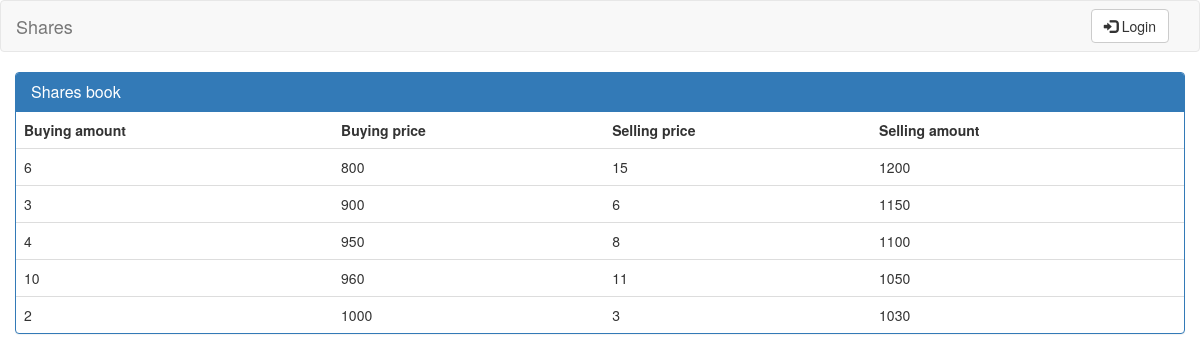
Before: / with the older database file.
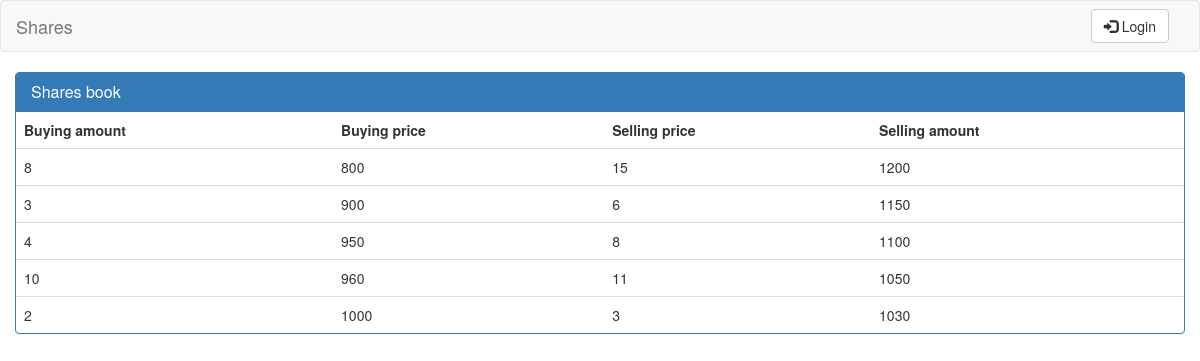
After: the same page with the newer database file.
### tables this page shows
create table shares(	
    shares_type enum('buying', 'selling') not null,
    amount integer unsigned not null,
    price double unsigned not null,
	constraint shares_pk primary key (shares_type, price)
);

### functions.php (called while the page is built, shortened)
<?php
    function user_logged_in() {
        if (isset($_SESSION['231826_user'])) {
            return $_SESSION['231826_user'];
        } else {
            return false;
        }
    }
?>

### functions_database.php (called while the page is built, shortened)
<?php
    function connect_to_database() {
        $success = true;
        $connection = mysqli_connect(DB_HOST, DB_USER, DB_PASSWORD, DB_DATABASE);
        return $connection;
    }
    function get_shares($shares_type){
        $rows = Array();
        $connection = connect_to_database();
        if ($shares_type)
            if ( $shares_type == 'buying')
                $sql_statement = "select * from shares where shares_type = '$shares_type' and amount !=0 order by price";
            else
                $sql_statement = "select * from shares where shares_type = '$shares_type' and amount !=0 order by price desc";
        else
            $sql_statement = "select * from shares";
        try{
            if ( !($result = mysqli_query($connection, $sql_statement)) )
                throw new Exception("Problems while retrieving shares.");
        }catch (Exception $e){
            $success = false;
            $err_msg = $e->getMessage();
        }
        while ($row = mysqli_fetch_assoc($result))
            $rows[] = $row;
        return $rows;
    }
    function get_buying_shares(){
        return get_shares('buying');
    }
    function get_selling_shares(){
        return get_shares('selling');
    }
?>

### index.php (the view, shortened to what this page needs)
<?php
    include 'functions.php';
    include 'functions_database.php';
    if ( $username = user_logged_in() ){
        include 'auth_sessions.php';
        set_https();
    }
    else{
        unset_https();
    }
?>
<!DOCTYPE html>
<html lang="en">
<head>
    <link href="bootstrap/css/bootstrap.min.css" rel="stylesheet">
    <link href="shares_style.css" rel="stylesheet" type="text/css"/>
</head>
<body>
    <?php
        include 'navbar.php';
    ?>
    <?php if($username){ ?>
    <div class="col-lg-8">
    <?php } else{ ?>
    <div class="col-lg-12">
    <?php } ?>
        <div class="panel panel-primary">
            <div class="panel-heading">
                <h3 class="panel-title">Shares book</h3>
            </div>
            <table class="table">
                <tr>
                    <th>Buying amount</th>
                    <th>Buying price</th>
                    <th>Selling price</th>
                    <th>Selling amount</th>
                </tr>
                <?php
                $buying_shares = get_buying_shares();
                $buying_dimension = count($buying_shares);
                $selling_shares = get_selling_shares();
                $selling_dimension = count($selling_shares);
                for ($i = 0; $i < TABLE_ROWS; $i++){
                    echo "<tr>";
                    if ($i < $buying_dimension){
                        echo "<td>".$buying_shares[$i]['amount']."</td>";
                        echo "<td>".$buying_shares[$i]['price']."</td>";
                    }
                    else
                        echo "<td></td><td></td>";
                    if ($i < $selling_dimension){
                        echo "<td>".$selling_shares[$i]['amount']."</td>";
                        echo "<td>".$selling_shares[$i]['price']."</td>";
                    }
                    else
                        echo "<td></td><td></td>";
                    echo "</tr>";
                }
                ?>
            </table>
        </div>
    </div>
</body>
</html>

### navbar.php (shortened to what this page needs)
<nav class="navbar navbar-default" id="navbar">
    <div class="container-fluid">
        <div class="navbar-header">
            <a class="navbar-brand" href="/2016_09_project">
                Shares
            </a>
        </div>
        <div class="collapse navbar-collapse">
            <ul class="nav navbar-nav navbar-right">
                <?php
                    if ( !user_logged_in() ) {
                        echo "<li>
                                <form method=\"get\" action=\"auth_login.php\" class=\"navbar-form navbar-left\">
                                  <a href=\"auth_login.php\">
                                    <button type=\"button\" class=\"btn btn-default\">
                                        <span class=\"glyphicon glyphicon-log-in\" aria-hidden=\"true\"></span> Login
                                    </button>
                                   </a>
                                </form>
                              </li>";
                    }
                ?>
            </ul>
        </div>
    </div>
</nav>

### shares_style.css (style rules this page uses)
body { background-color: #ffffff; }

Changed rows visible on the page:
changed shares (number 1 of 10 on the later page): amount "6" → "8"
